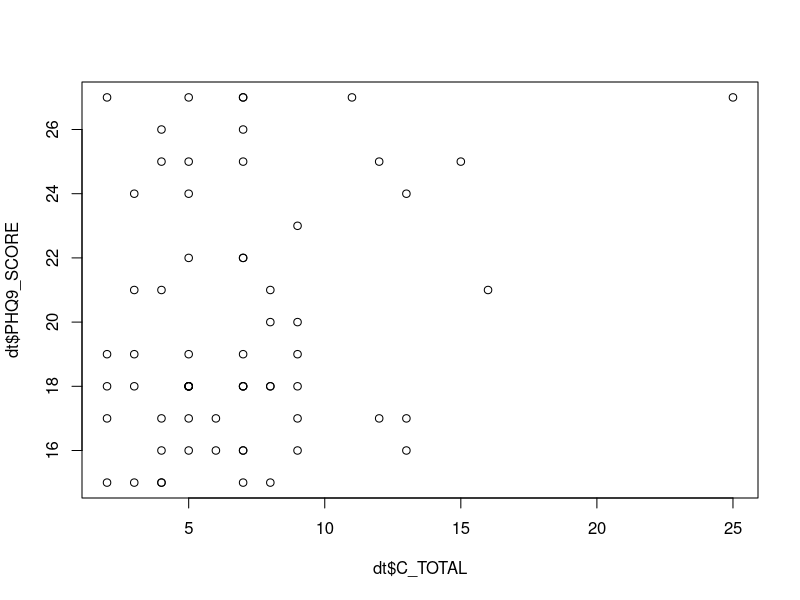
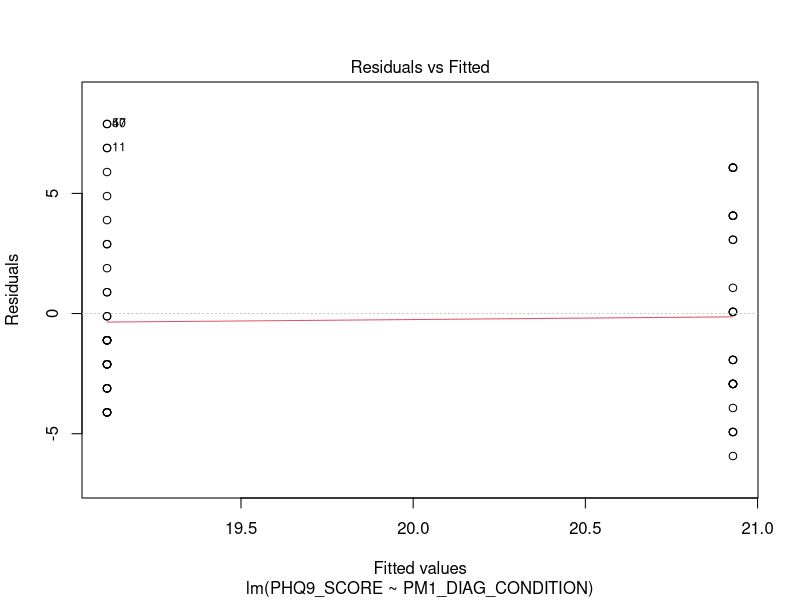
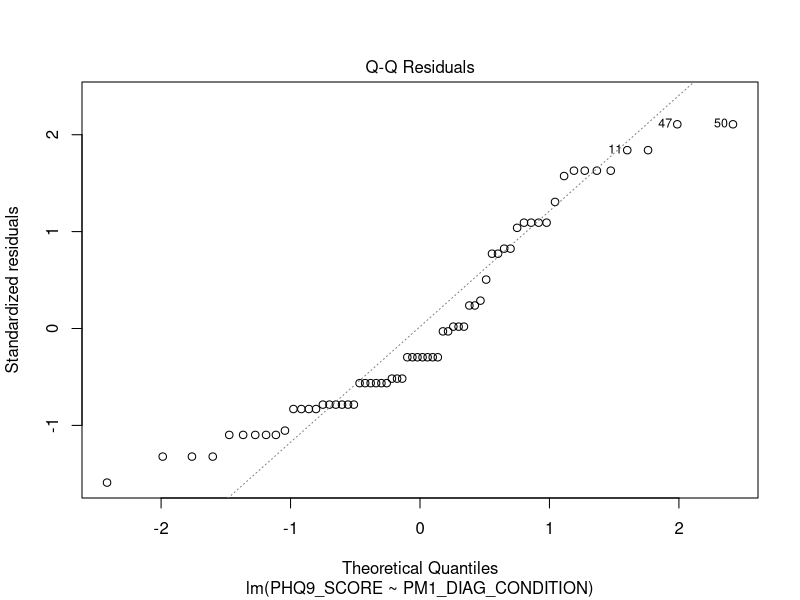
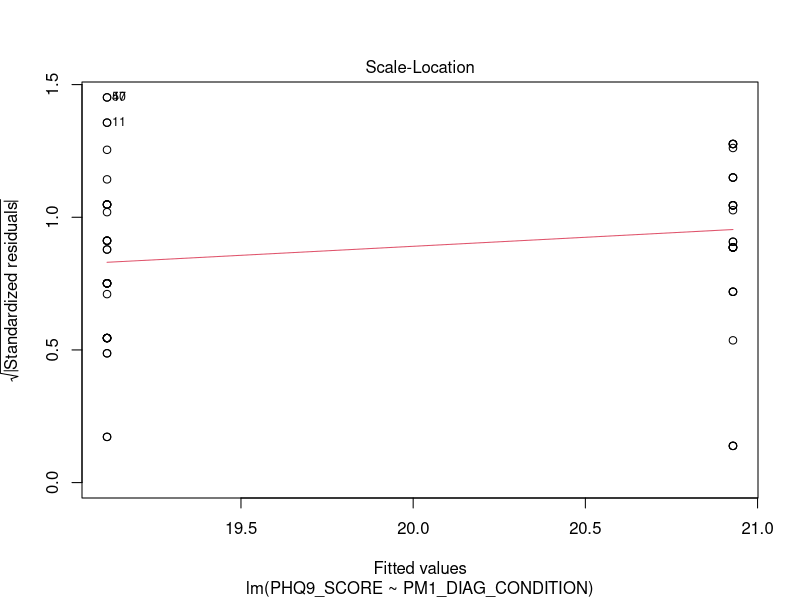
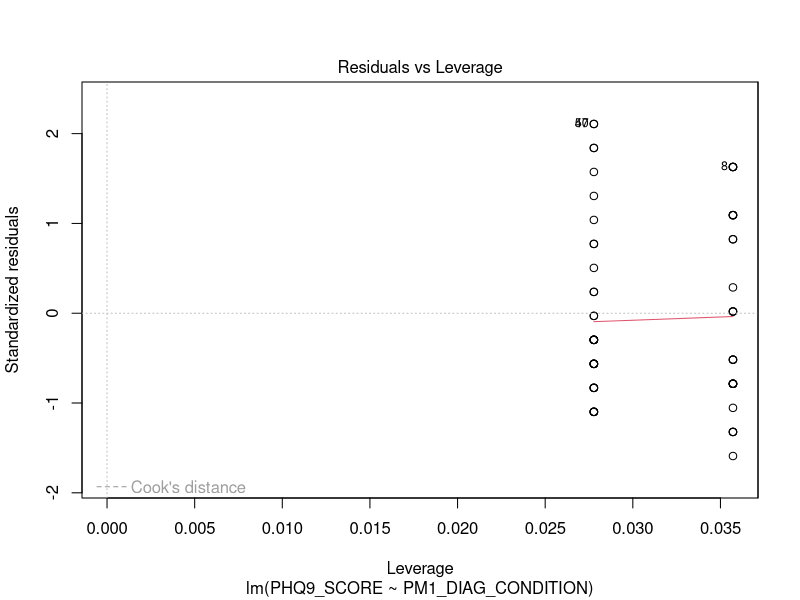
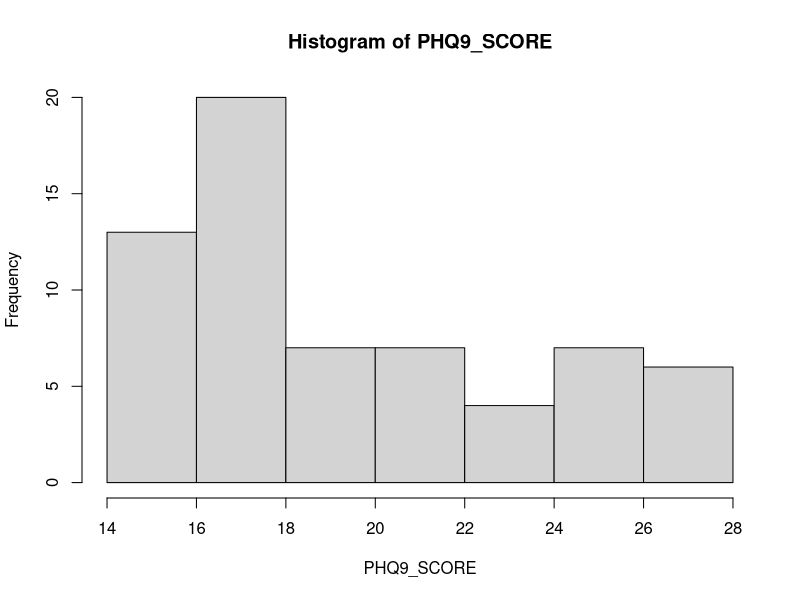
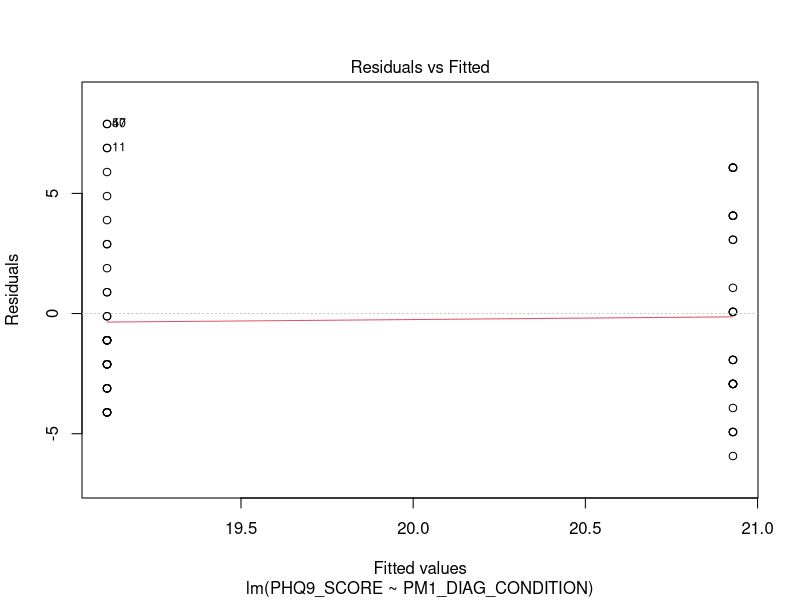
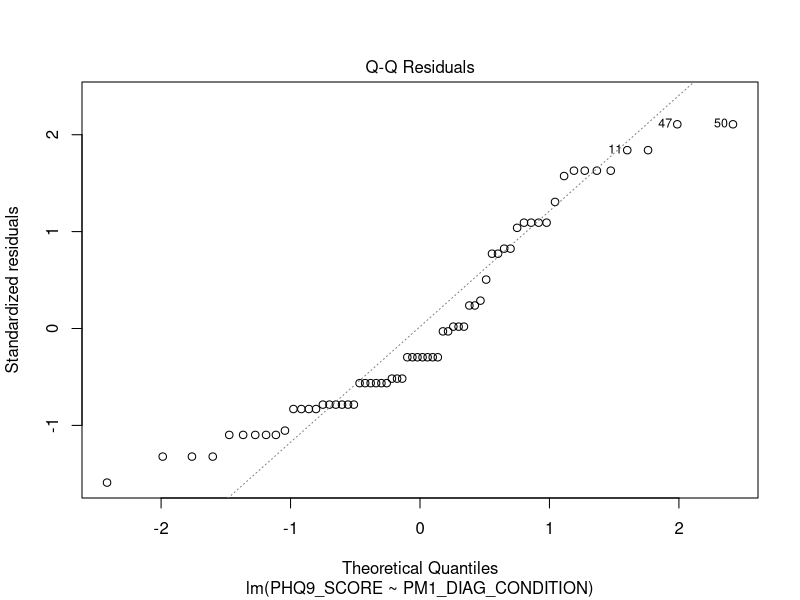

Write the R code that produced these figures, in order. (Note: this script raises an error after producing the figures.)
rm(list = ls())
require(data.table)
require(magrittr) # special pipe operators
require(psych) # describe()
require(dplyr) # data wrangling
require(knitr) 
require(ggpubr)

set.seed(7079540) # for reproducibility

# Import data
dt <- read.csv("../Data/AHRI_DATASET_PM_MANUSCRIPT_DATA.csv")
dt %<>% as.data.table
md <- read.csv("../Data/AHRI_DATASET_PM_MANUSCRIPT_CODEBOOK.csv") # metadata
md %<>% as.data.table

# Data wrangling ----------------------------------------------------------
dt %<>% select(PHQ9_SCORE, PM1_DIAG_CONDITION, C_DP, C_TOTAL, CCI_SCORE) # keep main variables only
str(dt)

# Inclusion criteria include:
dt %<>% filter(C_DP == 1) # experienced depression last year
dt %<>% filter(PM1_DIAG_CONDITION != -99) # keep category 0 and 1 only (no need to use C_DP since these people are *diagnosed* with some psychiatric disorder)
dt$PM1_DIAG_CONDITION <- factor(dt$PM1_DIAG_CONDITION, levels = c(0, 1))
md[VAR == "PHQ9_GE10"]$Description
#dt %<>% filter(PHQ9_GE10 == 1) # "while most patients (88%) with major depression had scores of 10 or greater."
dt %<>% filter(PHQ9_SCORE >= 15) # most patients with PHQ9 score of 15 or higher get treatment

# Descriptive statistics -----------------------------------------------------
describeBy(dt$PHQ9_SCORE, dt$PM1_DIAG_CONDITION)

# Fit standard linear model -----------------------------------------------
mod <- lm(PHQ9_SCORE ~ PM1_DIAG_CONDITION, data = dt)
summary(mod)

# Assumptions -------------------------------------------------------------

# Linearity
plot(x = dt$C_TOTAL, y = dt$PHQ9_SCORE)

# homoscedasticity (constant residual variance)
plot(mod)[1] 

# normality in the outcome
dt %$% hist(PHQ9_SCORE) # DEPENDENT VARIABLE  

# normality in residuals
plot(mod)[2] # QQ-plot shows divergence from normality at the tails

# Gibbs sampling ----------------------------------------------------------

# First step: specify priors for each parameter. 

# # Uninformative priors (compare with standard lm)
# # b0 
# mu00 <- 1 
# zeta00 <- 1.0E4  
# # b1 
# mu10 <- 1
# zeta10 <- 1.0E4
# nu10 <- 100 # prior df's -> bigger = wider tails
# # variance (σ^2) 
# a_0 = 1 
# b_0 = 1
# sig2_0 = 1/rgamma(1, shape = a_0, rate = b_0) 

# Informative priors. These are based on the historical data (see manuscript)
# b0 
mu00 <- 0 # Q. make this based on data or whatever
zeta00 <- 1.0E4 
# b1 
mu10 <- -11.7 # prior mean
zeta10 <- 3^2 # prior variance 
nu10 <- 25 # prior df's: smaller -> heavier tails
# variance (σ^2) 
a_0 = 1.0E4 
b_0 = 1.0E4 # large values for scale and shape denote strong belief 

# Second step: the Gibbs algorithm

post_b1 <- function(b0, b1, sig2, y, x1) { # MH function for b1
  I <- -(b1^2) * ((sum(x1^2))/(2*sig2)) + b1 * ((sum(x1*(y - b0))) / (sig2))
  II <- (1 + ((b1 - mu10)^2)/(nu10*zeta10))^((nu10+1)/2)
  r_post <- exp(I) * II
  return(r_post) 
}

gibbs.chains <- function(b0, b1, sig2, y, x1) {
  warmup <- 1000
  H <- 25000 + warmup # number of samples drawn 
  n_par <- 3
  simulated <- matrix(0, nrow = H, ncol = n_par)
  colnames(simulated) <- c("b0","b1", "sig2") 
  simulated[1, ] <- c(b0, b1, sig2)
  
  for (h in 2:H) { # determine full conditional distribution for...

    # b0:
    mu0 <- (sum(y-b1*x1)/sig2 + (mu00/zeta00))/((nrow(dt) / sig2) + (1 / zeta00))  
    sd0 <- sqrt(1 / ((nrow(dt) / sig2) + (1 / zeta00)))
    b0 <- rnorm(1, mu0, sd0) # sample from distribution
    
    # b1 (incl. MH, Non-conjugate prior):
    beta1_c <- b1 
    beta1_n <- rnorm(1, mean = 0, sd = 3)   # Sample from proposal density
    r_post <- post_b1(b0, beta1_n, sig2, y, x1)/post_b1(b0, beta1_c, sig2, y, x1) # Ratio of posterior distributions
    r_prop <- beta1_c / beta1_n   # Ratio of proposal distribution
    r <- r_post * r_prop # Acceptance ratio r
    u <- runif(1, min = 0, max = 1)   # 'Sample a probability' from the uniform distribution
    ifelse(u <= abs(r), b1 <- beta1_n, b1 <- beta1_c) # retain of reject newly sampled value
    
    # # b1 (exc. MH)
    # mu1 <- (sum(x1*(y-b0)) / sig2 + (mu10/zeta10)) / ((sum(x1^2) / sig2) + (1 / zeta10))
    # sd1 <- sqrt(1 / ((sum(x1^2) / sig2) + (1 / zeta10)))
    # b1 <- rnorm(1, mu1, sd1)
    
    # variance: 
    a_1 <- (nrow(dt) / 2) + a_0 # posterior shape
    S <- sum(y - (b0 + b1*x1))^2 # RSS
    b_1 <- (S / 2) + b_0 # posterior scale 
    sig2 <- 1 / rgamma(1, a_1, b_1)
    
    simulated[h, ] <- c(b0, b1, sig2)  # Save them all 
    
  }
  
  return(simulated)
  
}

# Third: obtain the Gibbs estimates

dt$PM1_DIAG_CONDITION <- ifelse(dt$PM1_DIAG_CONDITION == 1, 1, 0) # make numeric
# Choose starting values for each of the parameters
chain1 <- gibbs.chains(b0 = 10, b1 = 0.3, sig2 = 0.5, y = dt$PHQ9_SCORE, x1 = dt$PM1_DIAG_CONDITION)
chain2 <- gibbs.chains(b0 = 2, b1 = 3, sig2 = 5, y = dt$PHQ9_SCORE, x1 = dt$PM1_DIAG_CONDITION) 


# Estimates ---------------------------------------------------------------

chain1 <- as.data.table(chain1[1001:nrow(chain1), ]) # remove warmup
chain2 <- as.data.table(chain2[1001:nrow(chain2), ]) # and transform into datatable

gibbs_stats <- function(chain) { # requires a datatable, with columns as parameters
  
  perc <- c(0.025, 0.975)
  x <- chain[, lapply(.SD, mean)] # EAP
  y <- chain[, lapply(.SD, sd)] # SD
  z <- chain[, lapply(.SD, function(x) quantile(x, perc))] # CI
  estimates <- cbind(t(x), t(y), t(z))
  rownames(estimates) <- c("Intercept", "PM", "Variance")
  colnames(estimates) <- c("Beta", "SD", "2.5% ", "97.5%")
  return(estimates)
  
}

gibbs_stats(chain1) %>% write.csv(., file = "../Output/Estimates_chain1.csv", row.names = F)
gibbs_stats(chain2) %>% write.csv(., file = "../Output/Estimates_chain2.csv", row.names = F)

# Assess convergence ------------------------------------------------------

# Traceplots
traceplot <- function(chain1, chain2) {   # only handles 2 chains (per parameter)
  
  par <- colnames(chain1)
  H <- nrow(chain1)
  
  for (i in 1:length(par)) {
    
    ggplot() + 
      geom_line(chain1, mapping = aes_string(x = I(1:H), y = par[i]), color = "#CC3399", linewidth = 0.4) +  # alpha = 0.8
      geom_line(chain2, mapping = aes_string(x = I(1:H), y = par[i]), color = "#0000FF", linewidth = 0.4) +  # alpha = 0.6
      ggtitle("Convergence plot") +
      ylab("Sampled value") +
      xlab("Number of iterations") +
      theme(
        plot.title = element_text(color = "black", size = 11, face = "bold.italic", hjust = 0.45),
        axis.title.x = element_text(color = "#333333", size = 10, face = "bold"),
        axis.title.y = element_text(color = "#333333", size = 10, face = "bold"))

  ggsave(paste0("../Output/traceplot_", par[i], ".png"), width = 8, height = 4)
  }
  
  
}

traceplot(chain1, chain2)


# Autocorrelation plots
autocors <- function(chain) {    # only handles 2 chains (per parameter)
  
  lags <- 40 # number of lags
  par <- colnames(chain)
  
  autocor <- matrix(0, nrow = lags, ncol = length(par))
  for (i in 1:length(par)) {

      for (j in 1:lags) {
        autocor[j, i] <- cor(chain[1:I(nrow(chain)-j), ..i], chain[(j+1):nrow(chain), ..i])
      }
  } 
  
  autocor %<>% as.data.table()
  setnames(autocor, c("V1", "V2", "V3"), par)
  return(autocor)

}

ac1 <- autocors(chain1)
ac2 <- autocors(chain2) 

autocorplot <- function(ac1, ac2) {
  
  par <- colnames(ac1)
  lags <- nrow(ac1)
  
  for (i in 1:length(par)) {
  
    ggplot() +
    geom_bar(ac1, mapping = aes_string(x = I(1:lags), y = par[i]), col = "#CC3399", width = 0.1, alpha = 0.4, stat = "identity") +
    geom_bar(ac2, mapping = aes_string(x = I(1:lags), y = par[i]), col = "#FF99FF", width = 0.1, alpha = 0.4, stat = "identity") +
    ggtitle("Chain 1") +
    xlab("Lag") +
    ylab("Autocorrelation") +
    ylim(0,1) + # fix y axis to compare among different parameters
    theme(
      plot.title = element_text(color = "grey44", size = 11, face = "bold.italic", hjust = 0.45),
      axis.title.x = element_text(color = "#333333", size = 10, face = "bold"),
      axis.title.y = element_text(color = "#333333", size = 10, face = "bold"))
  
  ggsave(paste0("../Output/acplot_", par[i], ".png"), width = 8, height = 4)
  
  }
  
}

autocorplot(ac1, ac2)

